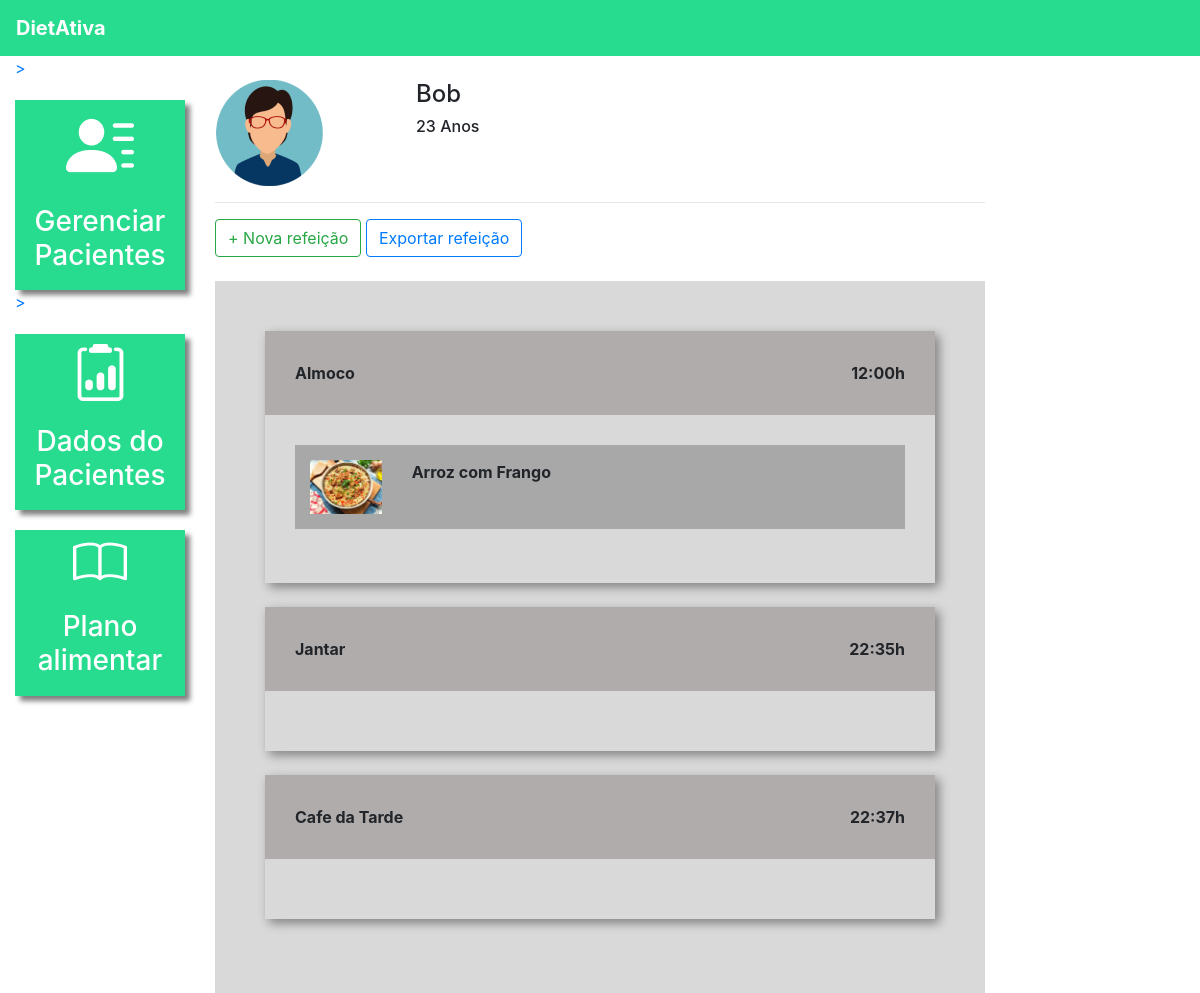
Screenshot of /plano_alimentar/3/ (signed in) with the database file from the repository.
### plataforma/models.py (models this page shows, shortened)
class Pacientes(models.Model):
    choices_sexo = (('F', 'Feminino'),
                    ('M', 'Masculino'))
    nome = models.CharField(max_length=50)
    sexo = models.CharField(max_length=1, choices=choices_sexo)
    idade = models.IntegerField()
    email = models.EmailField()
    telefone = models.CharField(max_length=19)
    nutri = models.ForeignKey(User, on_delete=models.CASCADE)

class Refeicao(models.Model):
    paciente = models.ForeignKey(Pacientes, on_delete=models.CASCADE)
    titulo = models.CharField(max_length=50)
    horario = models.TimeField()
    carboidratos = models.IntegerField()
    proteinas = models.IntegerField()
    gorduras = models.IntegerField()

class Opcao(models.Model):
    refeicao = models.ForeignKey(Refeicao, on_delete=models.CASCADE)
    imagem = models.ImageField(upload_to="opcao")
    descricao = models.TextField()

### plataforma/views.py (the view)
# urls.py: path('plano_alimentar/<str:id>/', views.plano_alimentar, name="plano_alimentar"),
def plano_alimentar(request, id):
    paciente = get_object_or_404(Pacientes, id=id)
    if not paciente.nutri == request.user:
        messages.add_message(request, constants.ERROR, 'Esse paciente não é seu')
        return redirect('/plano_alimentar_listar/')
    if request.method == "GET":
        r1 = Refeicao.objects.filter(paciente=paciente).order_by('horario')
        opcao = Opcao.objects.all()
        return render(request, 'plano_alimentar.html', {'paciente': paciente, 'refeicao':r1, 'opcao': opcao})

### plataforma/templates/plano_alimentar.html (shortened to what this page needs)
{% extends 'base_plataforma.html' %}
{% load static %}
{% block 'plataforma' %}
    <br>
    <div class="row">
        <div class="col-md-3">
                {% if paciente.sexo == "M"%}
                    <img src="{% static 'plataforma/img/perfil2.png' %}">
                {% else %}
                    <img src="{% static 'plataforma/img/perfil1.png' %}">
                {% endif %}
        </div>
        <div class="col-md-3 dados descricao">
            <h4>{{paciente.nome}}</h4>
            <h6>{{paciente.idade}} Anos</h6>
        </div>
    </div>
    <hr>
    <button type="button" class="btn btn-outline-success" data-toggle="modal" data-target="#modal">
        + Nova refeição
    </button>
    <button type="button" class="btn btn-outline-primary">
        Exportar refeição
    </button>
    <br>
    <br>
    <div class="fundo-alimentar">
        {% for re in refeicao %}
    <div class="refeicao">
        <div class="head-refeicao">
            <span>{{re.titulo}}</span>
            <span style="float: right;">{{re.horario}}h</span>
        </div>
        <div class="body-refeicao">
            {% for o1 in opcao%}
                {% if o1.refeicao == re %}
                    <div class="opcao">
                        <div class="row">
                            <div class="col-md-2">
                                <img width="100%" src="{{o1.imagem.url}}">
                            </div>
                            <div class="col-md-10">
                                {{o1.descricao}}
                            </div>
                        </div>
                    </div>
                    <br>
                {% endif %}
            {% endfor %}
        </div>
    </div>
    <br>
{% endfor %}
    </div>
{% endblock%}

### templates/static/plataforma/css/css.css (style rules this page uses)
.dados { font-weight: bold; }
.descricao { margin-left: -12%; }
@media (max-width: 1300px) { .descricao { margin-left: 1px; } }

### templates/static/plataforma/css/plano_alimentar.css (style rules this page uses)
.fundo-alimentar { background-color: #D9D9D9; padding: 50px; }
.refeicao { box-shadow: 4px 4px 10px gray; }
.head-refeicao { background-color: #B0ACAC; padding: 30px; font-weight: bold; }
.body-refeicao { padding: 30px; font-weight: bold; }
.opcao { background-color: #A8A8A8; padding: 15px; }

### rows the page displays
Pacientes: nome "Bob", idade "23"
Refeicao: titulo "Almoco", horario "12:00"
Opcao: imagem (picture), descricao "Arroz com Frango"
Refeicao: titulo "Jantar", horario "22:35"
Refeicao: titulo "Cafe da Tarde", horario "22:37"
